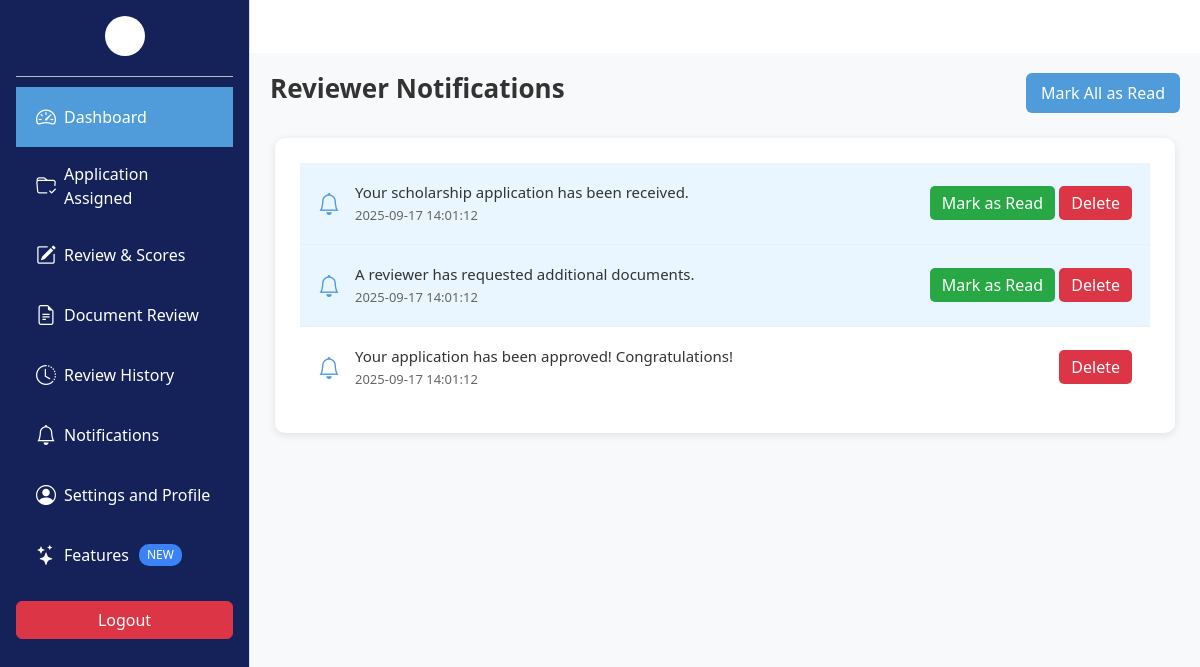
Page /reviewer/notification.php on the committed database.
### tables this page shows
CREATE TABLE Notifications (
    notification_id INT PRIMARY KEY AUTO_INCREMENT,
    user_id INT NOT NULL,
    message TEXT NOT NULL,
    date_created TIMESTAMP DEFAULT CURRENT_TIMESTAMP,
    status ENUM('Unread', 'Read') DEFAULT 'Unread',
    FOREIGN KEY (user_id) REFERENCES Users(user_id) ON DELETE CASCADE
);

### reviewer/notification.php (the view, shortened to what this page needs)
<?php
include "../Database/db.php";
$user_id = 4;
$stmt = $conn->prepare("SELECT * FROM Notifications WHERE user_id = ? ORDER BY date_created DESC");
$stmt->bind_param("i", $user_id);
$stmt->execute();
$result = $stmt->get_result();
$notifications = $result->fetch_all(MYSQLI_ASSOC);
?>
<!DOCTYPE html>
<html lang="en">
<head>
  <link href="https://cdn.jsdelivr.net/npm/bootstrap@5.3.3/dist/css/bootstrap.min.css" rel="stylesheet"/>
  <link href="https://cdn.jsdelivr.net/npm/bootstrap-icons@1.10.5/font/bootstrap-icons.css" rel="stylesheet"/>
</head>
<body>
  <?php include 'sidebar.php'; ?>
  <div class="main-content">
    <div class="page-header">
      <h1>Reviewer Notifications</h1>
      <form method="POST" class="d-inline">
        <button type="submit" name="mark_all" class="btn btn-mark-all">Mark All as Read</button>
      </form>
    </div>
    <div class="notifications-section">
      <?php if (empty($notifications)): ?>
        <p class="text-muted">No notifications available.</p>
      <?php else: ?>
        <?php foreach ($notifications as $notif): ?>
          <div class="notification-item <?= $notif['status'] === 'Unread' ? 'unread' : '' ?>">
            <div class="notification-content">
              <i class="bi bi-bell"></i>
              <div class="notification-text">
                <p><?= htmlspecialchars($notif['message']) ?></p>
                <div class="date"><?= htmlspecialchars($notif['date_created']) ?></div>
              </div>
            </div>
            <div class="notification-actions">
              <form method="POST" class="d-inline">
                <?php if ($notif['status'] === 'Unread'): ?>
                  <button type="submit" name="mark_read" value="<?= $notif['notification_id'] ?>" class="btn btn-read">Mark as Read</button>
                <?php endif; ?>
                <button type="submit" name="delete" value="<?= $notif['notification_id'] ?>" class="btn btn-delete">Delete</button>
              </form>
            </div>
          </div>
        <?php endforeach; ?>
      <?php endif; ?>
    </div>
  </div>
</body>
</html>

### reviewer/notification.php (style rules this page uses)
.main-content { background:#f8f9fa; min-height:100vh; padding:20px; }
.page-header { display:flex; justify-content:space-between; align-items:center; margin-bottom:25px; }
.page-header h1 { font-size:26px; font-weight:600; color:#333; }
.btn-mark-all { background:#509CDB; color:#fff; border:none; padding:8px 15px; border-radius:6px; }
.notifications-section { background:#fff; border-radius:10px; padding:25px; box-shadow:0 2px 8px rgba(0,0,0,.1); max-width:900px; margin:0 auto; }
.notification-item { display:flex; justify-content:space-between; align-items:center; padding:18px; border-bottom:1px solid #eee; transition:background-color .2s; }
.notification-item:last-child { border-bottom:none; }
.notification-item.unread { background:#e9f5ff; font-weight:500; }
.notification-content { display:flex; align-items:center; flex:1; gap:15px; }
.notification-content i { font-size:22px; color:#509CDB; }
.notification-text { flex:1; }
.notification-text p { margin:0; font-size:15px; color:#333; }
.notification-text .date { font-size:13px; color:#666; margin-top:3px; }
.notification-actions { display:flex; gap:10px; }
.btn-read { background:#28a745; color:#fff; border:none; padding:5px 12px; border-radius:5px; }
.btn-delete { background:#dc3545; color:#fff; border:none; padding:5px 12px; border-radius:5px; }

### reviewer/sidebar.php (style rules this page uses)
.main-content { margin-left: 250px; padding: 20px; }

### rows in the picture
notifications: message "Your scholarship application has been received.", date_created "2025-09-17 14:01:12", $notif['notification_id'] 1 (drawn)
notifications: message "A reviewer has requested additional documents.", date_created "2025-09-17 14:01:12", $notif['notification_id'] 2 (drawn)
notifications: message "Your application has been approved! Congratulations!", date_created "2025-09-17 14:01:12", $notif['notification_id'] 3 (drawn)
